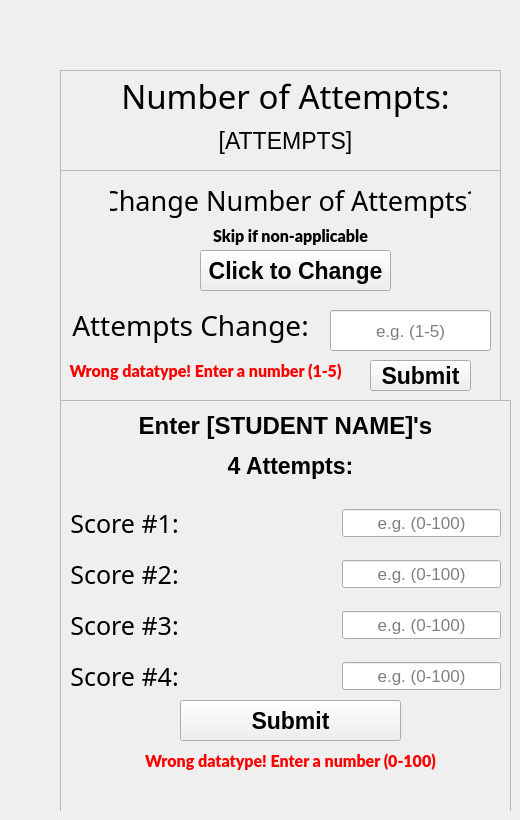
    <widget class="QWidget" name="Scores_Entry_4">
     <widget class="QWidget" name="widget_Scores_Entry_4_1" native="true">
      <property name="geometry">
       <rect>
        <x>60</x>
        <y>60</y>
        <width>451</width>
        <height>751</height>
       </rect>
      </property>
      <widget class="QFrame" name="frame_Scores_Entry_4_3">
       <property name="geometry">
        <rect>
         <x>0</x>
         <y>340</y>
         <width>451</width>
         <height>421</height>
        </rect>
       </property>
       <property name="frameShape">
        <enum>QFrame::StyledPanel</enum>
       </property>
       <property name="frameShadow">
        <enum>QFrame::Raised</enum>
       </property>
       <widget class="QLabel" name="label_Scores_Entry_4_ent_stud_name_1">
        <property name="geometry">
         <rect>
          <x>0</x>
          <y>10</y>
          <width>451</width>
          <height>31</height>
         </rect>
        </property>
        <property name="font">
         <font>
          <pointsize>18</pointsize>
          <weight>75</weight>
          <bold>true</bold>
         </font>
        </property>
        <property name="text">
         <string>Enter [STUDENT NAME]'s</string>
        </property>
        <property name="alignment">
         <set>Qt::AlignCenter</set>
        </property>
       </widget>
       <widget class="QLabel" name="label_Scores_Entry_4_four_attempts_1">
        <property name="geometry">
         <rect>
          <x>20</x>
          <y>50</y>
          <width>421</width>
          <height>31</height>
         </rect>
        </property>
        <property name="font">
         <font>
          <pointsize>17</pointsize>
          <weight>75</weight>
          <bold>true</bold>
         </font>
        </property>
        <property name="text">
         <string>4 Attempts:</string>
        </property>
        <property name="alignment">
         <set>Qt::AlignCenter</set>
        </property>
       </widget>
       <widget class="QLabel" name="label_Scores_Entry_4_error_message_1">
        <property name="enabled">
         <bool>false</bool>
        </property>
        <property name="geometry">
         <rect>
          <x>10</x>
          <y>350</y>
          <width>441</width>
          <height>21</height>
         </rect>
        </property>
        <property name="font">
         <font>
          <family>Lato Black</family>
          <pointsize>12</pointsize>
          <weight>75</weight>
          <italic>false</italic>
          <bold>true</bold>
         </font>
        </property>
        <property name="autoFillBackground">
         <bool>false</bool>
        </property>
        <property name="styleSheet">
         <string notr="true">color: red;</string>
        </property>
        <property name="text">
         <string>Wrong datatype! Enter a number (0-100)</string>
        </property>
        <property name="alignment">
         <set>Qt::AlignCenter</set>
        </property>
       </widget>
       <widget class="QPushButton" name="pushButton_Scores_Entry_4_submit_2">
        <property name="geometry">
         <rect>
          <x>120</x>
          <y>300</y>
          <width>221</width>
          <height>41</height>
         </rect>
        </property>
        <property name="font">
         <font>
          <pointsize>17</pointsize>
          <weight>75</weight>
          <italic>false</italic>
          <bold>true</bold>
          <underline>false</underline>
          <strikeout>false</strikeout>
          <kerning>true</kerning>
         </font>
        </property>
        <property name="text">
         <string>Submit</string>
        </property>
       </widget>
       <widget class="QWidget" name="verticalLayoutWidget_8">
        <property name="geometry">
         <rect>
          <x>10</x>
          <y>100</y>
          <width>431</width>
          <height>200</height>
         </rect>
        </property>
        <layout class="QVBoxLayout" name="verticalLayout_Scores_Entry_4_1">
         <item>
          <layout class="QHBoxLayout" name="horizontalLayout_Scores_Entry_4_1">
           <item>
            <widget class="QLabel" name="label_Scores_Entry_4_score_one_1">
             <property name="font">
              <font>
               <family>Oswald Light</family>
               <pointsize>19</pointsize>
              </font>
             </property>
             <property name="text">
              <string>Score #1:</string>
             </property>
             <property name="alignment">
              <set>Qt::AlignCenter</set>
             </property>
            </widget>
           </item>
           <item>
            <spacer name="horizontalSpacer_Scores_Entry_4_1">
             <property name="orientation">
              <enum>Qt::Horizontal</enum>
             </property>
             <property name="sizeHint" stdset="0">
              <size>
               <width>98</width>
               <height>43</height>
              </size>
             </property>
            </spacer>
           </item>
           <item>
            <widget class="QLineEdit" name="lineEdit_Scores_Entry_4_score_one_1">
             <property name="enabled">
              <bool>true</bool>
             </property>
             <property name="font">
              <font>
               <pointsize>13</pointsize>
              </font>
             </property>
             <property name="autoFillBackground">
              <bool>false</bool>
             </property>
             <property name="text">
              <string/>
             </property>
             <property name="frame">
              <bool>true</bool>
             </property>
             <property name="alignment">
              <set>Qt::AlignCenter</set>
             </property>
             <property name="readOnly">
              <bool>false</bool>
             </property>
             <property name="placeholderText">
              <string>e.g. (0-100)</string>
             </property>
             <property name="cursorMoveStyle">
              <enum>Qt::LogicalMoveStyle</enum>
             </property>
            </widget>
           </item>
          </layout>
         </item>
         <item>
          <layout class="QHBoxLayout" name="horizontalLayout_Scores_Entry_4_2">
           <item>
            <widget class="QLabel" name="label_Scores_Entry_4_score_two_1">
             <property name="font">
              <font>
               <family>Oswald Light</family>
               <pointsize>19</pointsize>
              </font>
             </property>
             <property name="text">
              <string>Score #2:</string>
             </property>
             <property name="alignment">
              <set>Qt::AlignCenter</set>
             </property>
            </widget>
           </item>
           <item>
            <spacer name="horizontalSpacer_Scores_Entry_4_2">
             <property name="orientation">
              <enum>Qt::Horizontal</enum>
             </property>
             <property name="sizeHint" stdset="0">
              <size>
               <width>98</width>
               <height>43</height>
              </size>
             </property>
            </spacer>
           </item>
           <item>
            <widget class="QLineEdit" name="lineEdit_Scores_Entry_4_score_two_1">
             <property name="enabled">
              <bool>true</bool>
             </property>
             <property name="font">
              <font>
               <pointsize>13</pointsize>
              </font>
             </property>
             <property name="autoFillBackground">
              <bool>false</bool>
             </property>
             <property name="text">
              <string/>
             </property>
             <property name="frame">
              <bool>true</bool>
             </property>
             <property name="alignment">
              <set>Qt::AlignCenter</set>
             </property>
             <property name="readOnly">
              <bool>false</bool>
             </property>
             <property name="placeholderText">
              <string>e.g. (0-100)</string>
             </property>
             <property name="cursorMoveStyle">
              <enum>Qt::LogicalMoveStyle</enum>
             </property>
            </widget>
           </item>
          </layout>
         </item>
         <item>
          <layout class="QHBoxLayout" name="horizontalLayout_Scores_Entry_4_3">
           <item>
            <widget class="QLabel" name="label_Scores_Entry_4_score_three_1">
             <property name="font">
              <font>
               <family>Oswald Light</family>
               <pointsize>19</pointsize>
              </font>
             </property>
             <property name="text">
              <string>Score #3:</string>
             </property>
             <property name="alignment">
              <set>Qt::AlignCenter</set>
             </property>
            </widget>
           </item>
           <item>
            <spacer name="horizontalSpacer_Scores_Entry_4_3">
             <property name="orientation">
              <enum>Qt::Horizontal</enum>
             </property>
             <property name="sizeHint" stdset="0">
              <size>
               <width>98</width>
               <height>43</height>
              </size>
             </property>
            </spacer>
           </item>
           <item>
            <widget class="QLineEdit" name="lineEdit_Scores_Entry_4_score_three_1">
             <property name="enabled">
              <bool>true</bool>
             </property>
             <property name="font">
              <font>
               <pointsize>13</pointsize>
              </font>
             </property>
             <property name="autoFillBackground">
              <bool>false</bool>
             </property>
             <property name="text">
              <string/>
             </property>
             <property name="frame">
              <bool>true</bool>
             </property>
             <property name="alignment">
              <set>Qt::AlignCenter</set>
             </property>
             <property name="readOnly">
              <bool>false</bool>
             </property>
             <property name="placeholderText">
              <string>e.g. (0-100)</string>
             </property>
             <property name="cursorMoveStyle">
              <enum>Qt::LogicalMoveStyle</enum>
             </property>
            </widget>
           </item>
          </layout>
         </item>
         <item>
          <layout class="QHBoxLayout" name="horizontalLayout_Scores_Entry_4_4">
           <item>
            <widget class="QLabel" name="label_Scores_Entry_4_score_four_1">
             <property name="font">
              <font>
               <family>Oswald Light</family>
               <pointsize>19</pointsize>
              </font>
             </property>
             <property name="text">
              <string>Score #4:</string>
             </property>
             <property name="alignment">
              <set>Qt::AlignCenter</set>
             </property>
            </widget>
           </item>
           <item>
            <spacer name="horizontalSpacer_Scores_Entry_4_4">
             <property name="orientation">
              <enum>Qt::Horizontal</enum>
             </property>
             <property name="sizeHint" stdset="0">
              <size>
               <width>98</width>
               <height>43</height>
              </size>
             </property>
            </spacer>
           </item>
           <item>
            <widget class="QLineEdit" name="lineEdit_Scores_Entry_4_score_four_1">
             <property name="enabled">
              <bool>true</bool>
             </property>
             <property name="font">
              <font>
               <pointsize>13</pointsize>
              </font>
             </property>
             <property name="autoFillBackground">
              <bool>false</bool>
             </property>
             <property name="text">
              <string/>
             </property>
             <property name="frame">
              <bool>true</bool>
             </property>
             <property name="alignment">
              <set>Qt::AlignCenter</set>
             </property>
             <property name="readOnly">
              <bool>false</bool>
             </property>
             <property name="placeholderText">
              <string>e.g. (0-100)</string>
             </property>
             <property name="cursorMoveStyle">
              <enum>Qt::LogicalMoveStyle</enum>
             </property>
            </widget>
           </item>
          </layout>
         </item>
        </layout>
       </widget>
      </widget>
      <widget class="QFrame" name="frame_Scores_Entry_4_2">
       <property name="geometry">
        <rect>
         <x>0</x>
         <y>110</y>
         <width>441</width>
         <height>231</height>
        </rect>
       </property>
       <property name="frameShape">
        <enum>QFrame::StyledPanel</enum>
       </property>
       <property name="frameShadow">
        <enum>QFrame::Raised</enum>
       </property>
       <widget class="QLabel" name="label_Scores_Entry_4_skip_1">
        <property name="geometry">
         <rect>
          <x>130</x>
          <y>50</y>
          <width>201</width>
          <height>31</height>
         </rect>
        </property>
        <property name="font">
         <font>
          <family>Lato Black</family>
          <pointsize>12</pointsize>
          <weight>75</weight>
          <italic>false</italic>
          <bold>true</bold>
         </font>
        </property>
        <property name="autoFillBackground">
         <bool>false</bool>
        </property>
        <property name="text">
         <string>Skip if non-applicable</string>
        </property>
        <property name="alignment">
         <set>Qt::AlignCenter</set>
        </property>
       </widget>
       <widget class="QLineEdit" name="lineEdit_Scores_Entry_4_attempts_change_1">
        <property name="enabled">
         <bool>true</bool>
        </property>
        <property name="geometry">
         <rect>
          <x>270</x>
          <y>140</y>
          <width>161</width>
          <height>41</height>
         </rect>
        </property>
        <property name="font">
         <font>
          <pointsize>13</pointsize>
         </font>
        </property>
        <property name="autoFillBackground">
         <bool>false</bool>
        </property>
        <property name="text">
         <string/>
        </property>
        <property name="frame">
         <bool>true</bool>
        </property>
        <property name="alignment">
         <set>Qt::AlignCenter</set>
        </property>
        <property name="readOnly">
         <bool>false</bool>
        </property>
        <property name="placeholderText">
         <string>e.g. (1-5)</string>
        </property>
        <property name="cursorMoveStyle">
         <enum>Qt::LogicalMoveStyle</enum>
        </property>
       </widget>
       <widget class="QLabel" name="label_Scores_Entry_4_attempts_change_1">
        <property name="geometry">
         <rect>
          <x>50</x>
          <y>0</y>
          <width>361</width>
          <height>61</height>
         </rect>
        </property>
        <property name="font">
         <font>
          <family>Oswald Light</family>
          <pointsize>20</pointsize>
         </font>
        </property>
        <property name="text">
         <string>Change Number of Attempts?</string>
        </property>
        <property name="alignment">
         <set>Qt::AlignCenter</set>
        </property>
       </widget>
       <widget class="QPushButton" name="pushButton_Scores_Entry_4_change_1">
        <property name="geometry">
         <rect>
          <x>140</x>
          <y>80</y>
          <width>191</width>
          <height>41</height>
         </rect>
        </property>
        <property name="font">
         <font>
          <pointsize>17</pointsize>
          <weight>75</weight>
          <bold>true</bold>
         </font>
        </property>
        <property name="text">
         <string>Click to Change</string>
        </property>
       </widget>
       <widget class="QLabel" name="label_Scores_Entry_4_attempts_change_2">
        <property name="enabled">
         <bool>true</bool>
        </property>
        <property name="geometry">
         <rect>
          <x>10</x>
          <y>130</y>
          <width>241</width>
          <height>51</height>
         </rect>
        </property>
        <property name="font">
         <font>
          <family>Oswald Light</family>
          <pointsize>21</pointsize>
         </font>
        </property>
        <property name="text">
         <string>Attempts Change:</string>
        </property>
        <property name="alignment">
         <set>Qt::AlignCenter</set>
        </property>
       </widget>
       <widget class="QPushButton" name="pushButton_Scores_Entry_4_submit_1">
        <property name="enabled">
         <bool>true</bool>
        </property>
        <property name="geometry">
         <rect>
          <x>310</x>
          <y>190</y>
          <width>101</width>
          <height>31</height>
         </rect>
        </property>
        <property name="font">
         <font>
          <pointsize>17</pointsize>
          <weight>75</weight>
          <italic>false</italic>
          <bold>true</bold>
          <underline>false</underline>
          <strikeout>false</strikeout>
          <kerning>true</kerning>
         </font>
        </property>
        <property name="text">
         <string>Submit</string>
        </property>
       </widget>
       <widget class="QLabel" name="label_Scores_Entry_4_error_message_2">
        <property name="enabled">
         <bool>false</bool>
        </property>
        <property name="geometry">
         <rect>
          <x>0</x>
          <y>190</y>
          <width>291</width>
          <height>21</height>
         </rect>
        </property>
        <property name="font">
         <font>
          <family>Lato Black</family>
          <pointsize>12</pointsize>
          <weight>75</weight>
          <italic>false</italic>
          <bold>true</bold>
         </font>
        </property>
        <property name="autoFillBackground">
         <bool>false</bool>
        </property>
        <property name="styleSheet">
         <string notr="true">color: red;</string>
        </property>
        <property name="text">
         <string>Wrong datatype! Enter a number (1-5)</string>
        </property>
        <property name="alignment">
         <set>Qt::AlignCenter</set>
        </property>
       </widget>
      </widget>
      <widget class="QFrame" name="frame_Scores_Entry_4_1">
       <property name="geometry">
        <rect>
         <x>0</x>
         <y>10</y>
         <width>441</width>
         <height>101</height>
        </rect>
       </property>
       <property name="frameShape">
        <enum>QFrame::StyledPanel</enum>
       </property>
       <property name="frameShadow">
        <enum>QFrame::Raised</enum>
       </property>
       <widget class="QLabel" name="label_Scores_Entry_4_attempts_var_1">
        <property name="geometry">
         <rect>
          <x>60</x>
          <y>50</y>
          <width>331</width>
          <height>41</height>
         </rect>
        </property>
        <property name="font">
         <font>
          <pointsize>17</pointsize>
         </font>
        </property>
        <property name="text">
         <string>[ATTEMPTS]</string>
        </property>
        <property name="alignment">
         <set>Qt::AlignCenter</set>
        </property>
       </widget>
       <widget class="QLabel" name="label_Scores_Entry_4_num_of_attempts_1">
        <property name="geometry">
         <rect>
          <x>60</x>
          <y>0</y>
          <width>331</width>
          <height>51</height>
         </rect>
        </property>
        <property name="font">
         <font>
          <family>Oswald Light</family>
          <pointsize>25</pointsize>
         </font>
        </property>
        <property name="text">
         <string>Number of Attempts:</string>
        </property>
        <property name="alignment">
         <set>Qt::AlignCenter</set>
        </property>
       </widget>
      </widget>
     </widget>
    </widget>
